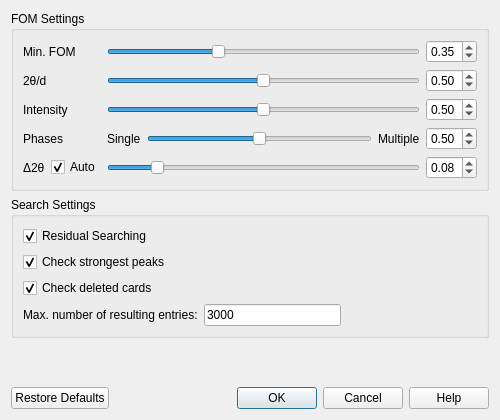
<?xml version="1.0" encoding="UTF-8"?>
<ui version="4.0">
 <class>SearchOptionsDialog</class>
 <widget class="QDialog" name="SearchOptionsDialog">
  <property name="geometry">
   <rect>
    <x>0</x>
    <y>0</y>
    <width>500</width>
    <height>420</height>
   </rect>
  </property>
  <property name="windowTitle">
   <string>Search Options</string>
  </property>
  <layout class="QVBoxLayout" name="verticalLayout">

   <!-- QGroupBox: FOM Settings (contains the sliders grid) -->
   <item>
    <widget class="QGroupBox" name="groupBoxFom">
     <property name="title"><string>FOM Settings</string></property>
     <layout class="QGridLayout" name="gridWeights">

      <!-- Row 0: Min. FOM -->
      <item row="0" column="0">
       <widget class="QLabel" name="labelFom">
        <property name="text"><string>Min. FOM</string></property>
       </widget>
      </item>
      <item row="0" column="1">
       <widget class="QSlider" name="sliderFom">
        <property name="minimum"><number>0</number></property>
        <property name="maximum"><number>100</number></property>
        <property name="value"><number>35</number></property>
        <property name="orientation"><enum>Qt::Orientation::Horizontal</enum></property>
       </widget>
      </item>
      <item row="0" column="2">
       <widget class="QDoubleSpinBox" name="spinFom">
        <property name="decimals"><number>2</number></property>
        <property name="minimum"><double>0.000000000000000</double></property>
        <property name="maximum"><double>1.000000000000000</double></property>
        <property name="singleStep"><double>0.010000000000000</double></property>
        <property name="value"><double>0.350000000000000</double></property>
       </widget>
      </item>

      <!-- Row 1: 2θ/d -->
      <item row="1" column="0">
       <widget class="QLabel" name="labelTwothetaD">
        <property name="text"><string>2θ/d</string></property>
       </widget>
      </item>
      <item row="1" column="1">
       <widget class="QSlider" name="sliderTwothetaD">
        <property name="minimum"><number>0</number></property>
        <property name="maximum"><number>100</number></property>
        <property name="value"><number>50</number></property>
        <property name="orientation"><enum>Qt::Orientation::Horizontal</enum></property>
       </widget>
      </item>
      <item row="1" column="2">
       <widget class="QDoubleSpinBox" name="spinTwothetaD">
        <property name="decimals"><number>2</number></property>
        <property name="minimum"><double>0.000000000000000</double></property>
        <property name="maximum"><double>1.000000000000000</double></property>
        <property name="singleStep"><double>0.010000000000000</double></property>
        <property name="value"><double>0.500000000000000</double></property>
       </widget>
      </item>

      <!-- Row 2: Intensity -->
      <item row="2" column="0">
       <widget class="QLabel" name="labelIntensity">
        <property name="text"><string>Intensity</string></property>
       </widget>
      </item>
      <item row="2" column="1">
       <widget class="QSlider" name="sliderIntensity">
        <property name="minimum"><number>0</number></property>
        <property name="maximum"><number>100</number></property>
        <property name="value"><number>50</number></property>
        <property name="orientation"><enum>Qt::Orientation::Horizontal</enum></property>
       </widget>
      </item>
      <item row="2" column="2">
       <widget class="QDoubleSpinBox" name="spinIntensity">
        <property name="decimals"><number>2</number></property>
        <property name="minimum"><double>0.000000000000000</double></property>
        <property name="maximum"><double>1.000000000000000</double></property>
        <property name="singleStep"><double>0.010000000000000</double></property>
        <property name="value"><double>0.500000000000000</double></property>
       </widget>
      </item>

      <!-- Row 3: Phases (with Single/Multiple end labels) -->
      <item row="3" column="0">
       <widget class="QLabel" name="labelPhases">
        <property name="text"><string>Phases</string></property>
       </widget>
      </item>
      <item row="3" column="1">
       <layout class="QHBoxLayout" name="layoutPhases">
        <item>
         <widget class="QLabel" name="labelSingle">
          <property name="text"><string>Single</string></property>
         </widget>
        </item>
        <item>
         <widget class="QSlider" name="sliderPhases">
          <property name="minimum"><number>0</number></property>
          <property name="maximum"><number>100</number></property>
          <property name="value"><number>50</number></property>
          <property name="orientation"><enum>Qt::Orientation::Horizontal</enum></property>
         </widget>
        </item>
        <item>
         <widget class="QLabel" name="labelMultiple">
          <property name="text"><string>Multiple</string></property>
         </widget>
        </item>
       </layout>
      </item>
      <item row="3" column="2">
       <widget class="QDoubleSpinBox" name="spinPhases">
        <property name="decimals"><number>2</number></property>
        <property name="minimum"><double>0.000000000000000</double></property>
        <property name="maximum"><double>1.000000000000000</double></property>
        <property name="singleStep"><double>0.010000000000000</double></property>
        <property name="value"><double>0.500000000000000</double></property>
       </widget>
      </item>

      <!-- Row 4: Δ2θ with Auto checkbox -->
      <item row="4" column="0">
       <layout class="QHBoxLayout" name="layoutDeltaLabel">
        <item>
         <widget class="QLabel" name="labelDelta">
          <property name="text"><string>Δ2θ</string></property>
         </widget>
        </item>
        <item>
         <widget class="QCheckBox" name="checkAuto">
          <property name="text"><string>Auto</string></property>
          <property name="checked"><bool>true</bool></property>
         </widget>
        </item>
       </layout>
      </item>
      <item row="4" column="1">
       <widget class="QSlider" name="sliderDelta">
        <property name="minimum"><number>1</number></property>
        <property name="maximum"><number>50</number></property>
        <property name="value"><number>8</number></property>
        <property name="orientation"><enum>Qt::Orientation::Horizontal</enum></property>
       </widget>
      </item>
      <item row="4" column="2">
       <widget class="QDoubleSpinBox" name="spinDelta">
        <property name="decimals"><number>2</number></property>
        <property name="minimum"><double>0.010000000000000</double></property>
        <property name="maximum"><double>0.500000000000000</double></property>
        <property name="singleStep"><double>0.010000000000000</double></property>
        <property name="value"><double>0.080000000000000</double></property>
       </widget>
      </item>

     </layout>
    </widget>
   </item>

   <!-- QGroupBox: Search Settings (checkboxes + max entries) -->
   <item>
    <widget class="QGroupBox" name="groupBoxSearch">
     <property name="title"><string>Search Settings</string></property>
     <layout class="QVBoxLayout" name="layoutSearch">
      <item>
       <widget class="QCheckBox" name="checkResidual">
        <property name="text"><string>Residual Searching</string></property>
        <property name="checked"><bool>true</bool></property>
       </widget>
      </item>
      <item>
       <widget class="QCheckBox" name="checkStrongest">
        <property name="text"><string>Check strongest peaks</string></property>
        <property name="checked"><bool>true</bool></property>
       </widget>
      </item>
      <item>
       <widget class="QCheckBox" name="checkDeleted">
        <property name="text"><string>Check deleted cards</string></property>
        <property name="checked"><bool>true</bool></property>
       </widget>
      </item>
      <item>
       <layout class="QHBoxLayout" name="layoutMaxEntries">
        <item>
         <widget class="QLabel" name="labelMaxEntries">
          <property name="text"><string>Max. number of resulting entries:</string></property>
         </widget>
        </item>
        <item>
         <widget class="QLineEdit" name="lineEditMaxEntries">
          <property name="text"><string>3000</string></property>
          <property name="maximumWidth"><number>80</number></property>
         </widget>
        </item>
        <item>
         <spacer name="spacerMaxEntries">
          <property name="orientation"><enum>Qt::Orientation::Horizontal</enum></property>
          <property name="sizeHint" stdset="0"><size><width>40</width><height>20</height></size></property>
         </spacer>
        </item>
       </layout>
      </item>
     </layout>
    </widget>
   </item>

   <!-- Vertical spacer -->
   <item>
    <spacer name="verticalSpacer">
     <property name="orientation"><enum>Qt::Orientation::Vertical</enum></property>
     <property name="sizeHint" stdset="0"><size><width>20</width><height>10</height></size></property>
    </spacer>
   </item>

   <!-- Button box: Help, OK, Cancel, Restore Defaults -->
   <item>
    <widget class="QDialogButtonBox" name="buttonBox">
     <property name="standardButtons">
      <set>QDialogButtonBox::StandardButton::Help|QDialogButtonBox::StandardButton::Ok|QDialogButtonBox::StandardButton::Cancel|QDialogButtonBox::StandardButton::RestoreDefaults</set>
     </property>
    </widget>
   </item>

  </layout>
 </widget>
 <resources/>
 <connections/>
</ui>
